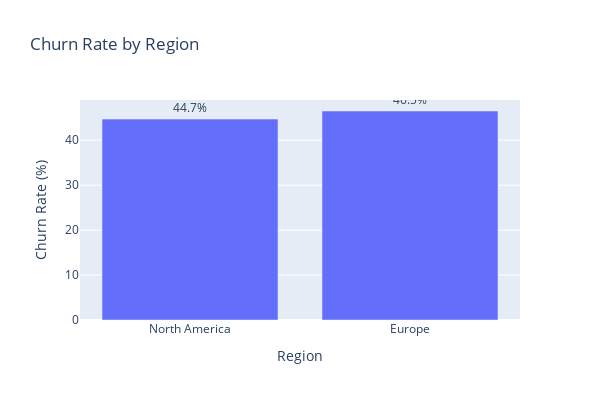

This figure's notebook cell:
### Code cell
# churn rate by region
regions = df['region'].unique()
print(regions)

churn_rates = []
for region in regions:
    region = df[df['region']==region]
    q3active = region[region['is_churned']==0]
    q3churn = q3active[(q3active['contract_end_date'].notnull()) & (q3active['renewed_flag']==0)]
    q3_churn_rate = 100*(len(q3churn)/len(q3active))
    churn_rates.append(round(q3_churn_rate, 1))
print(churn_rates)

plot_df = pd.DataFrame({
    'Region': regions,
    'Churn Rate (%)': churn_rates
})

fig = px.bar(
    plot_df,
    x='Region',
    y='Churn Rate (%)',
    title='Churn Rate by Region',
    text='Churn Rate (%)'
)

fig.update_traces(texttemplate='%{text:.1f}%', textposition='outside')
fig.update_layout(
    yaxis_title='Churn Rate (%)',
    xaxis_title='Region',
    width=600,   
    height=400   
)

fig.show()

### Figure 1 — Plotly figure (JSON) as saved in the notebook; plotly's stock layout.template omitted (floating-point values rounded to 4 significant figures)
{"data": [{"alignmentgroup": "True", "hovertemplate": "Region=%{x}<br>Churn Rate (%)=%{text}<extra></extra>", "legendgroup": "", "marker": {"color": "#636efa", "pattern": {"shape": ""}}, "name": "", "offsetgroup": "", "orientation": "v", "showlegend": false, "text": [44.7, 46.5], "textposition": "outside", "texttemplate": "%{text:.1f}%", "type": "bar", "x": ["North America", "Europe"], "xaxis": "x", "y": [44.7, 46.5], "yaxis": "y"}], "layout": {"barmode": "relative", "height": 400, "legend": {"tracegroupgap": 0}, "title": {"text": "Churn Rate by Region"}, "width": 600, "xaxis": {"anchor": "y", "domain": [0, 1], "title": {"text": "Region"}}, "yaxis": {"anchor": "x", "domain": [0, 1], "title": {"text": "Churn Rate (%)"}}}}
